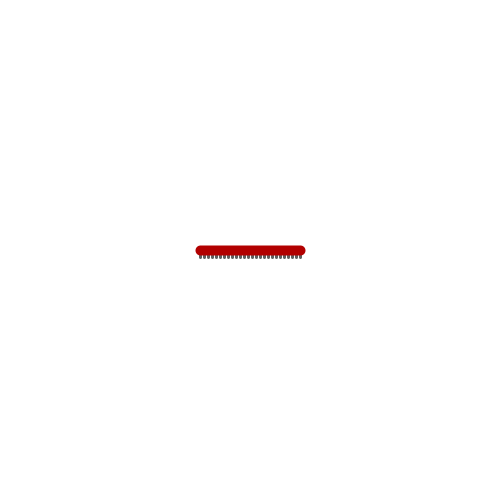
Frame 1 (no input)
Frame 60 (the mouse pressed at the canvas centre just before this capture): identical to frame 1, image omitted
Frame 120 (the mouse held since frame 60 and released just before this capture): identical to frame 1, image omitted

The Processing sketch that drew this single still picture (run headless with seeded random() and noise(); from frame 60 on, the mouse is pressed at the canvas centre):

// Processing sketch: ant
// ── ant.pde
// ant for capstone

void setup(){
  size(500, 500);
}

void draw(){
  background(255);
  drawPede(width/2, height/2);
}

// drawing function for a millipede
// (x, y) determines position
void drawPede(float x, float y){
  for (float xLeg = x-50; xLeg <= x+50; xLeg += 4){
    stroke(95, 95, 95);
    strokeWeight(3);
    line(xLeg, y, xLeg, y+7);
  }
   stroke(178, 0, 0);
  strokeWeight(10);
  line(x-50, y, x+50, y);
}
